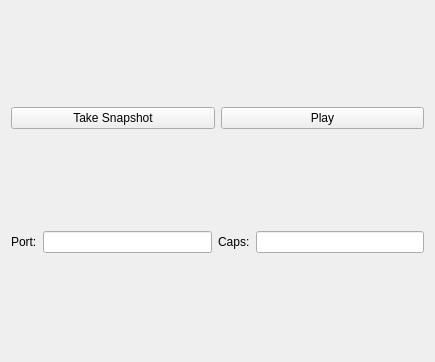
<?xml version="1.0" encoding="UTF-8"?>
<ui version="4.0">
    <class>MainWindow</class>
    <widget class="QMainWindow" name="MainWindow">
        <property name="geometry">
            <rect>
                <x>0</x>
                <y>0</y>
                <width>435</width>
                <height>362</height>
            </rect>
        </property>
        <property name="windowTitle">
            <string>HAL-062 player</string>
        </property>
        <widget class="QWidget" name="centralWidget">
            <layout class="QVBoxLayout" name="verticalLayout">
                <item>
                    <layout class="QHBoxLayout" name="horizontalLayout1">
                        <item>
                            <widget class="QPushButton" name="snapButton">
                                <property name="text">
                                    <string>Take Snapshot</string>
                                </property>
                            </widget>
                        </item>
                        <item>
                            <widget class="QPushButton" name="playButton">
                                <property name="text">
                                    <string>Play</string>
                                </property>
                            </widget>
                        </item>
                    </layout>
                </item>
                <item>
                    <layout class="QHBoxLayout" name="horizontalLayout2">
                        <item>
                            <widget class="QLabel" name="portLabel">
                                <property name="text">
                                    <string>Port:</string>
                                </property>
                            </widget>
                        </item>
                        <item>
                            <widget class="QLineEdit" name="portLineEdit"></widget>
                        </item>
                        <item>
                            <widget class="QLabel" name="capsLabel">
                                <property name="text">
                                    <string>Caps:</string>
                                </property>
                            </widget>
                        </item>
                        <item>
                            <widget class="QLineEdit" name="capsLineEdit"></widget>
                        </item>
                    </layout>
                </item>
            </layout>
        </widget>
    </widget>
    <layoutdefault spacing="6" margin="11"/>
    <resources/>
    <connections/>
</ui>
